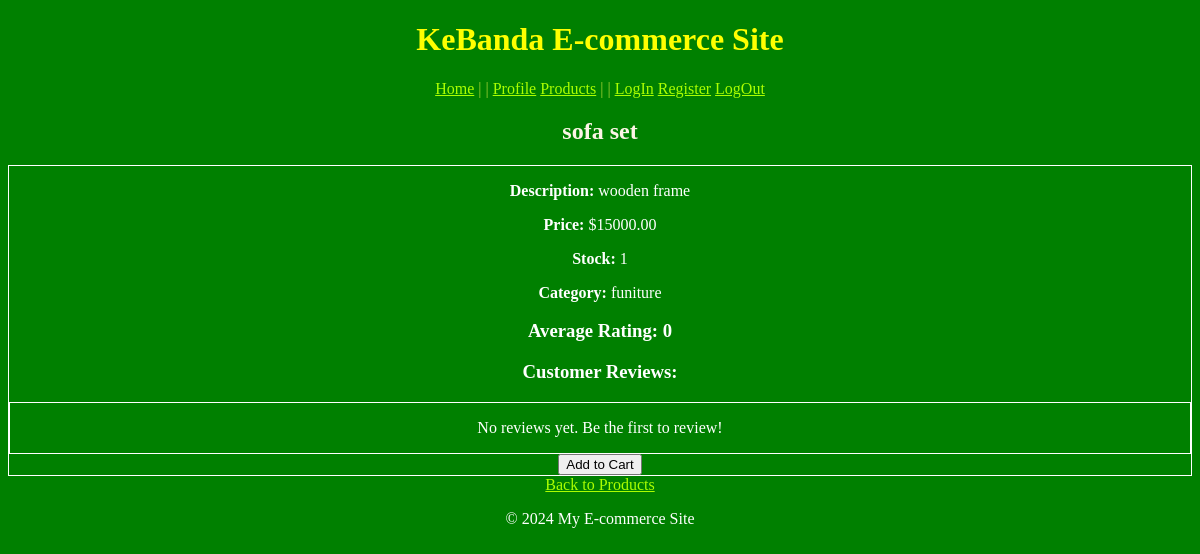
Page /products/3/ on the committed database.
### products/models.py (models this page shows, shortened)
class Product(models.Model):
    name = models.CharField(max_length=255)
    slug = models.SlugField(max_length=255, unique=True)
    description = models.TextField()
    price = models.DecimalField(max_digits=10, decimal_places=2)
    stock = models.PositiveIntegerField()
    image = models.ImageField(upload_to='products/')
    category = models.ForeignKey(Category, on_delete=models.CASCADE, related_name='products')
    created_at = models.DateTimeField(auto_now_add=True)
    updated_at = models.DateTimeField(auto_now=True)
    def average_rating(self):
        return self.reviews.aggregate(Avg('rating'))['rating__avg'] or 0

class Category(models.Model):
    name = models.CharField(max_length=100, unique=True)
    slug = models.SlugField(max_length=100, unique=True)
    description = models.TextField(blank=True, null=True)

### products/views.py (the view)
# urls.py: path('<int:product_id>/', views.product_detail, name='product_detail'),
def product_detail(request, product_id):
    product = get_object_or_404(Product, id=product_id)
    context = {
        'product': product,
    }
    return render(request, 'products/product_detail.html', context)

### products/templates/products/product_detail.html (shortened to what this page needs)
{% extends "base.html" %}
{% block content %}
<h2>{{ product.name }}</h2>
<div class="product-details">
    <p><strong>Description:</strong> {{ product.description }}</p>
    <p><strong>Price:</strong> ${{ product.price }}</p>
    <p><strong>Stock:</strong> {{ product.stock }}</p>
    <p><strong>Category:</strong> {{ product.category.name }}</p>
    <h3>Average Rating: {{ product.average_rating }}</h3>
    <h3>Customer Reviews:</h3>
    <div class="reviews">
        {% for review in product.reviews.all %}
            <div class="review">
                <p><strong>{{ review.user.username }}:</strong> {{ review.comment }}</p>
                <p><small>Posted on {{ review.created_at }}</small></p>
            </div>
        {% empty %}
            <p>No reviews yet. Be the first to review!</p>
        {% endfor %}
    </div>
    <form action="{% url 'add_to_cart' product.id %}" method="post">
        <button type="submit">Add to Cart</button>
    </form>
</div>
<a href="{% url 'product_list' %}">Back to Products</a>
{% endblock %}

### templates/base.html (style rules this page uses)
body { background-color: green; text-align: center; color: white; }
div { border: solid white 1px; }
a { color: rgb(170, 255, 0); }
h2 { color: oldlace; }

### rows in the picture
Product: name "sofa set", description "wooden frame", price "15000.00", stock "1", category.name "funiture", average_rating "0"
